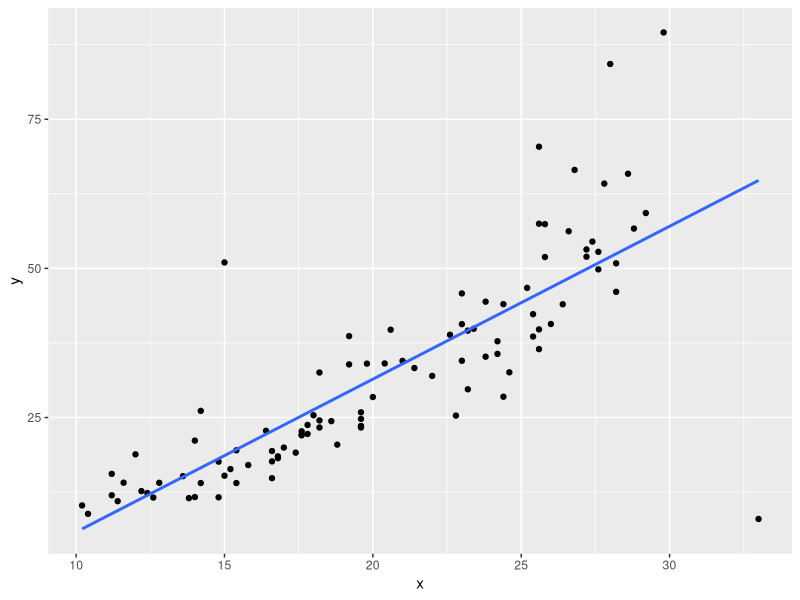
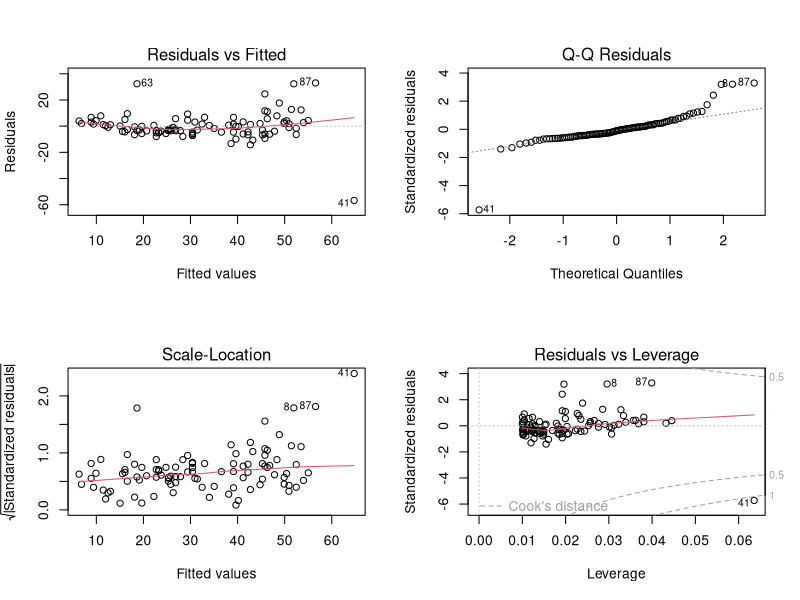
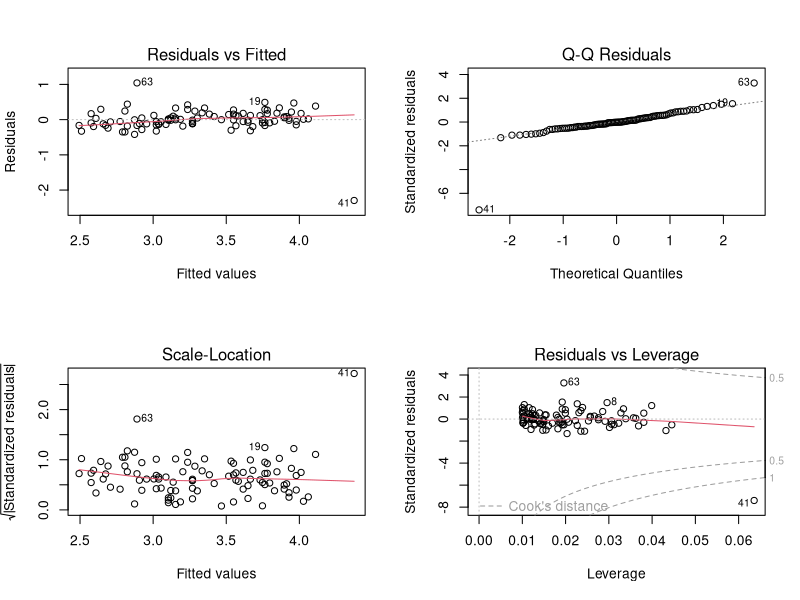

Here is the R script that generated these plots, in order: (Note: this script raises an error after producing the figures.)
library(tidyverse)

set.seed(1)

n <- 100
df <- tibble(
    x = runif(n, 0, 1) %>% round(2),
    y = exp(2.4 + 1.82 * x + rnorm(n, 0, 0.2)) %>% round(2)
) %>%
    mutate(
        x = 10 + x * (30 - 10),
        x = x %>% round(2),
    )

df[99, ] <- tibble(x = 33, y = 8)
df[100, ] <- tibble(x = 15, y = 51)
df <- slice_sample(df, n = nrow(df), replace = FALSE)

ggplot(df, aes(x, y)) +
    geom_point() +
    geom_smooth(method = lm, se = FALSE)

par(mfrow = c(2,2))
plot(lm(y ~ x, data = df))
plot(lm(log(y) ~ x, data = df))

names(df) <- c('anxiety', 'performance')

# par(mfrow = c(1,1))
# hist(df$y, breaks = 30)
# hist(log(df$y), breaks = 30)

write_csv(df, path = '~/R/uoepsy/data/anx_perf.csv')
